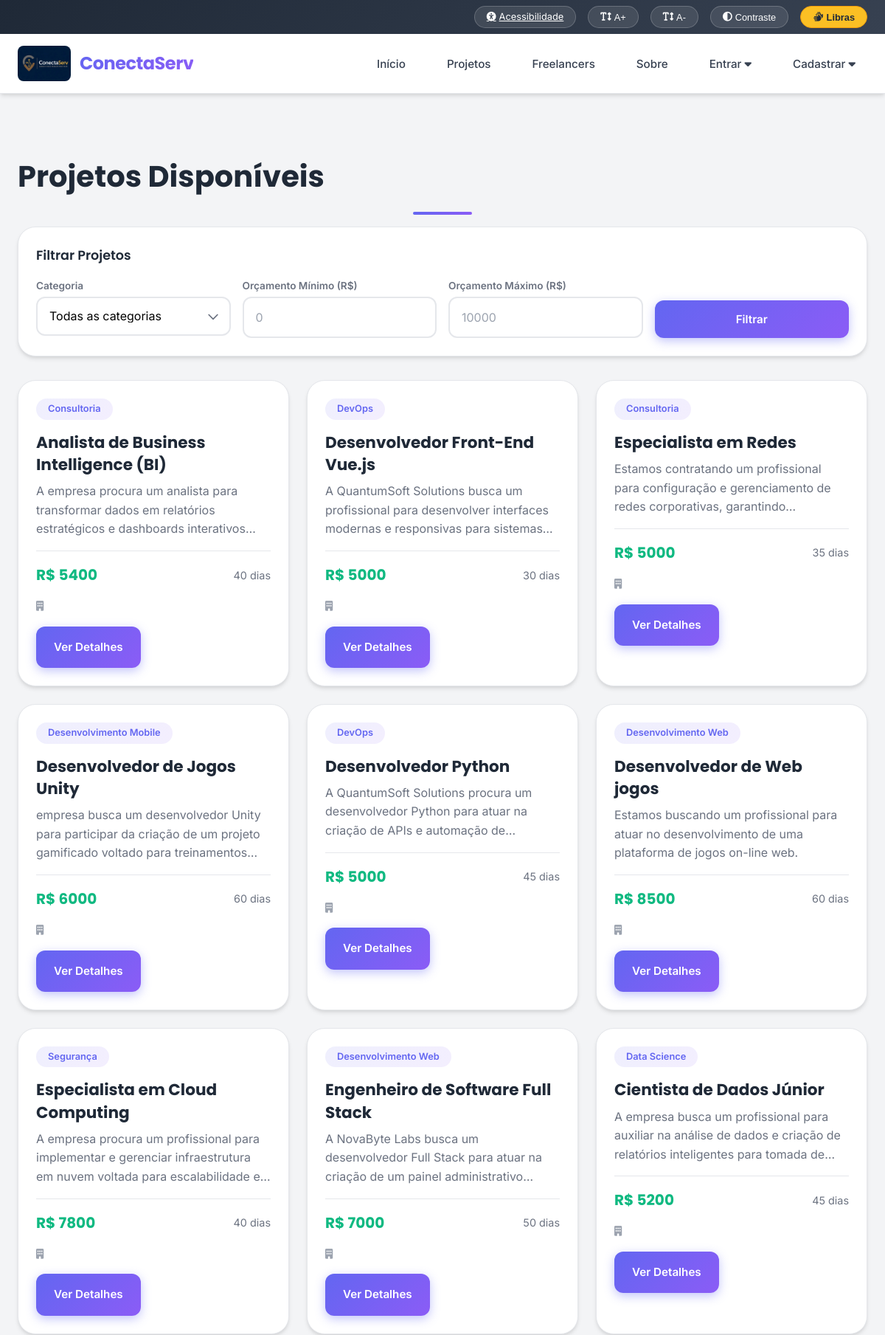
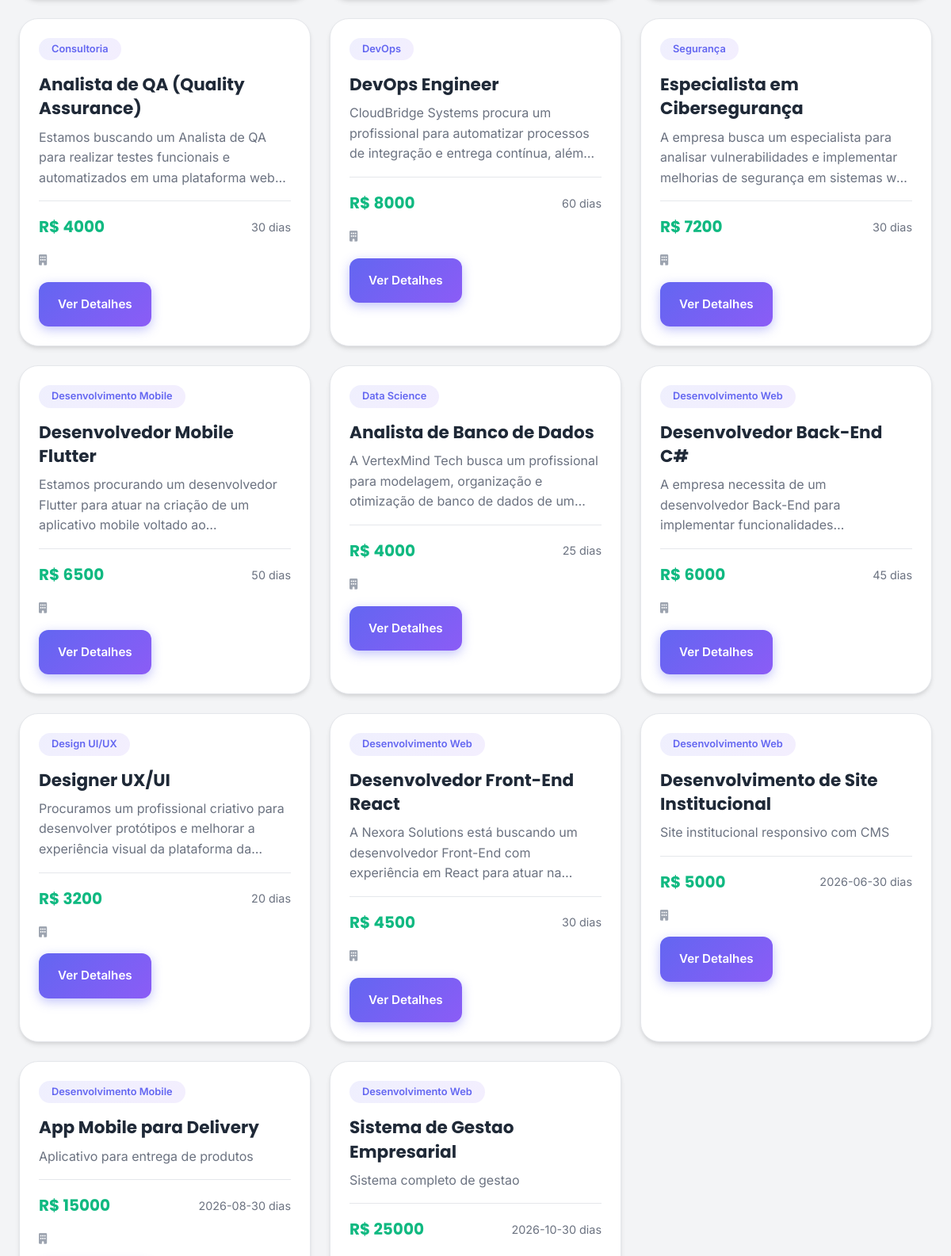
Page /projetos (upper part) on the committed database (2 pictures, top to bottom).
### tables this page shows
CREATE TABLE projetos (
            id INTEGER PRIMARY KEY AUTOINCREMENT,
            empresa_id INTEGER NOT NULL,
            titulo TEXT NOT NULL,
            descricao TEXT NOT NULL,
            categoria TEXT NOT NULL,
            habilidades_requeridas TEXT,
            presupuesto DECIMAL(10,2),
            prazo DATE,
            nivel_experiencia TEXT,
            status TEXT DEFAULT 'aberto',
            data_criacao TIMESTAMP DEFAULT CURRENT_TIMESTAMP,
            FOREIGN KEY (empresa_id) REFERENCES empresas(id)
        );

### app.py (the view)
@app.route('/projetos')
def projetos():
    conn = criar_conexao()
    cursor = conn.cursor()
    categoria = request.args.get('categoria')
    nivel = request.args.get('nivel')
    query = '''
        SELECT p.*, e.nome_empresa, p.presupuesto AS orcamento
        FROM projetos p
        JOIN empresas e ON p.empresa_id = e.id
        WHERE p.status = 'aberto'
    '''
    params = []
    if categoria:
        query += ' AND p.categoria = ?'
        params.append(categoria)
    if nivel:
        query += ' AND p.nivel_experiencia = ?'
        params.append(nivel)
    query += ' ORDER BY p.data_criacao DESC'
    cursor.execute(query, params)
    projetos_list = [format_projeto_data(projeto) for projeto in cursor.fetchall()]
    conn.close()
    return render_template('projetos.html', projetos=projetos_list)

### app.py (called while the page is built)
@app.context_processor
def inject_globals():
    return {
        'flash_messages': get_flashed_messages(with_categories=True),
        'alert_class': lambda category: ALERT_CLASS_MAP.get(category, category),
        'textos': obter_textos(),
        't': obter_textos(),
    }

def format_projeto_data(row):
    if row is None:
        return None
    data = dict(row)
    if 'presupuesto' in data:
        data['orcamento'] = data['presupuesto']
    return data

### database/database.py (called while the page is built)
def configurar_sqlite(conn):
    conn.execute('PRAGMA journal_mode=WAL')
    conn.execute('PRAGMA busy_timeout=60000')
    conn.execute('PRAGMA synchronous=NORMAL')
    conn.execute('PRAGMA foreign_keys=ON')
    conn.execute('PRAGMA wal_checkpoint(PASSIVE)')

def criar_conexao():
    conn = sqlite3.connect(DB_PATH, timeout=60)
    conn.row_factory = sqlite3.Row
    configurar_sqlite(conn)
    return conn

### textos_pt.py (called while the page is built)
def obter_textos():
    return TEXTOS

### templates/projetos.html (shortened to what this page needs)
{% extends "base.html" %}
{% block content %}
<div class="section">
    <div class="container">
        <h1 class="section-title">Projetos Disponíveis</h1>
        <div class="filtros">
            <h3 class="filtros-title">Filtrar Projetos</h3>
            <form method="GET" action="{{ url_for('projetos') }}" class="filtros-form">
                <div class="filtro-group">
                    <label for="categoria">Categoria</label>
                    <select id="categoria" name="categoria" class="form-control">
                        <option value="">Todas as categorias</option>
                    </select>
                </div>
                <div class="filtro-group">
                    <label for="orcamento_min">Orçamento Mínimo (R$)</label>
                    <input type="number" id="orcamento_min" name="orcamento_min" class="form-control" placeholder="0">
                </div>
                <div class="filtro-group">
                    <label for="orcamento_max">Orçamento Máximo (R$)</label>
                    <input type="number" id="orcamento_max" name="orcamento_max" class="form-control" placeholder="10000">
                </div>
                <div class="filtro-group" style="display: flex; align-items: flex-end;">
                    <button type="submit" class="btn btn-primary" style="width: 100%;">Filtrar</button>
                </div>
            </form>
        </div>
        {% if projetos %}
        <div class="projetos-grid">
            {% for projeto in projetos %}
            <div class="projeto-card">
                <span class="projeto-categoria">{{ projeto.categoria }}</span>
                <h3 class="projeto-titulo">{{ projeto.titulo }}</h3>
                <p class="projeto-descricao">{{ projeto.descricao }}</p>
                <div class="projeto-info">
                    <span class="projeto-budget">R$ {{ projeto.orcamento }}</span>
                    <span class="projeto-prazo">{{ projeto.prazo }} dias</span>
                </div>
                <div class="projeto-empresa mt-2">
                    <i class="fas fa-building"></i> {{ projeto.empresa_nome }}
                </div>
                <div class="mt-2">
                    <a href="{{ url_for('detalhes_projeto', projeto_id=projeto.id) }}" class="btn btn-small btn-primary">Ver Detalhes</a>
                </div>
            </div>
            {% endfor %}
        </div>
        {% else %}
        <div class="alert alert-info">
            <p>Nenhum projeto encontrado com os filtros selecionados.</p>
        </div>
        {% endif %}
    </div>
</div>
{% endblock %}

### rows in the picture
projetos: categoria "Consultoria", titulo "Analista de Business Intelligence (BI)", descricao "A empresa procura um analista para transformar dados em relatórios estratégicos e dashboards…", orcamento "5400", prazo "40"
projetos: categoria "DevOps", titulo "Desenvolvedor Front-End Vue.js", descricao "A QuantumSoft Solutions busca um profissional para desenvolver interfaces modernas e responsivas para…", orcamento "5000", prazo "30"
projetos: categoria "Consultoria", titulo "Especialista em Redes", descricao "Estamos contratando um profissional para configuração e gerenciamento de redes corporativas,…", orcamento "5000", prazo "35"
projetos: categoria "Desenvolvimento Mobile", titulo "Desenvolvedor de Jogos Unity", descricao "empresa busca um desenvolvedor Unity para participar da criação de um projeto gamificado voltado para…", orcamento "6000", prazo "60"
projetos: categoria "DevOps", titulo "Desenvolvedor Python", descricao "A QuantumSoft Solutions procura um desenvolvedor Python para atuar na criação de APIs e automação…", orcamento "5000", prazo "45"
projetos: categoria "Desenvolvimento Web", titulo "Desenvolvedor de Web jogos", descricao "Estamos buscando um profissional para atuar no desenvolvimento de uma plataforma de jogos on-line web.", orcamento "8500", prazo "60"
projetos: categoria "Segurança", titulo "Especialista em Cloud Computing", descricao "A empresa procura um profissional para implementar e gerenciar infraestrutura em nuvem voltada para escalabilidade…", orcamento "7800", prazo "40"
projetos: categoria "Desenvolvimento Web", titulo "Engenheiro de Software Full Stack", descricao "A NovaByte Labs busca um desenvolvedor Full Stack para atuar na criação de um painel…", orcamento "7000", prazo "50"
projetos: categoria "Data Science", titulo "Cientista de Dados Júnior", descricao "A empresa busca um profissional para auxiliar na análise de dados e criação de relatórios inteligentes para tomada…", orcamento "5200", prazo "45"
projetos: categoria "Consultoria", titulo "Analista de QA (Quality Assurance)", descricao "Estamos buscando um Analista de QA para realizar testes funcionais e automatizados em uma plataforma…", orcamento "4000", prazo "30"
projetos: categoria "DevOps", titulo "DevOps Engineer", descricao "CloudBridge Systems procura um profissional para automatizar processos de integração e entrega contínua,…", orcamento "8000", prazo "60"
projetos: categoria "Segurança", titulo "Especialista em Cibersegurança", descricao "A empresa busca um especialista para analisar vulnerabilidades e implementar melhorias de segurança em sistemas…", orcamento "7200", prazo "30"
projetos: categoria "Desenvolvimento Mobile", titulo "Desenvolvedor Mobile Flutter", descricao "Estamos procurando um desenvolvedor Flutter para atuar na criação de um aplicativo mobile voltado…", orcamento "6500", prazo "50"
projetos: categoria "Data Science", titulo "Analista de Banco de Dados", descricao "A VertexMind Tech busca um profissional para modelagem, organização e otimização de banco de dados de…", orcamento "4000", prazo "25"
projetos: categoria "Desenvolvimento Web", titulo "Desenvolvedor Back-End C#", descricao "A empresa necessita de um desenvolvedor Back-End para implementar…", orcamento "6000", prazo "45"
projetos: categoria "Design UI/UX", titulo "Designer UX/UI", descricao "Procuramos um profissional criativo para desenvolver protótipos e melhorar a experiência visual da plataforma…", orcamento "3200", prazo "20"
projetos: categoria "Desenvolvimento Web", titulo "Desenvolvedor Front-End React", descricao "A Nexora Solutions está buscando um desenvolvedor Front-End com experiência em React para atuar…", orcamento "4500", prazo "30"
projetos: categoria "Desenvolvimento Web", titulo "Desenvolvimento de Site Institucional", descricao "Site institucional responsivo com CMS", orcamento "5000", prazo "2026-06-30"
projetos: categoria "Desenvolvimento Mobile", titulo "App Mobile para Delivery", descricao "Aplicativo para entrega de produtos", orcamento "15000", prazo "2026-08-30"
projetos: categoria "Desenvolvimento Web", titulo "Sistema de Gestao Empresarial", descricao "Sistema completo de gestao", orcamento "25000", prazo "2026-10-30"

### other values in the picture
{{ t.nav.acessibilidade }} "Acessibilidade"
{{ t.nav.libras }} "Libras"
{{ t.site.nome }} "ConectaServ"
{{ t.nav.inicio }} "Início"
{{ t.nav.projetos }} "Projetos"
{{ t.nav.freelancers }} "Freelancers"
{{ t.nav.sobre }} "Sobre"
{{ t.nav.entrar }} "Entrar"
{{ t.nav.cadastrar }} "Cadastrar"
